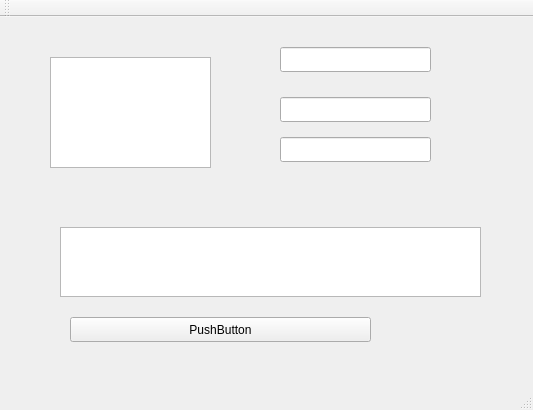
<?xml version="1.0" encoding="UTF-8"?>
<ui version="4.0">
 <class>MainWindow</class>
 <widget class="QMainWindow" name="MainWindow">
  <property name="geometry">
   <rect>
    <x>0</x>
    <y>0</y>
    <width>533</width>
    <height>410</height>
   </rect>
  </property>
  <property name="windowTitle">
   <string>MainWindow</string>
  </property>
  <widget class="QWidget" name="centralWidget">
   <widget class="QLineEdit" name="lineEdit">
    <property name="geometry">
     <rect>
      <x>280</x>
      <y>30</y>
      <width>151</width>
      <height>25</height>
     </rect>
    </property>
   </widget>
   <widget class="QLineEdit" name="lineEdit_2">
    <property name="geometry">
     <rect>
      <x>280</x>
      <y>80</y>
      <width>151</width>
      <height>25</height>
     </rect>
    </property>
   </widget>
   <widget class="QLineEdit" name="lineEdit_3">
    <property name="geometry">
     <rect>
      <x>280</x>
      <y>120</y>
      <width>151</width>
      <height>25</height>
     </rect>
    </property>
   </widget>
   <widget class="QTextEdit" name="textEdit">
    <property name="geometry">
     <rect>
      <x>60</x>
      <y>210</y>
      <width>421</width>
      <height>70</height>
     </rect>
    </property>
   </widget>
   <widget class="QTextEdit" name="textEdit_2">
    <property name="geometry">
     <rect>
      <x>50</x>
      <y>40</y>
      <width>161</width>
      <height>111</height>
     </rect>
    </property>
   </widget>
   <widget class="QPushButton" name="pushButton">
    <property name="geometry">
     <rect>
      <x>70</x>
      <y>300</y>
      <width>301</width>
      <height>25</height>
     </rect>
    </property>
    <property name="text">
     <string>PushButton</string>
    </property>
   </widget>
  </widget>
  <widget class="QMenuBar" name="menuBar">
   <property name="geometry">
    <rect>
     <x>0</x>
     <y>0</y>
     <width>533</width>
     <height>22</height>
    </rect>
   </property>
  </widget>
  <widget class="QToolBar" name="mainToolBar">
   <attribute name="toolBarArea">
    <enum>TopToolBarArea</enum>
   </attribute>
   <attribute name="toolBarBreak">
    <bool>false</bool>
   </attribute>
  </widget>
  <widget class="QStatusBar" name="statusBar"/>
 </widget>
 <layoutdefault spacing="6" margin="11"/>
 <resources/>
 <connections/>
</ui>
